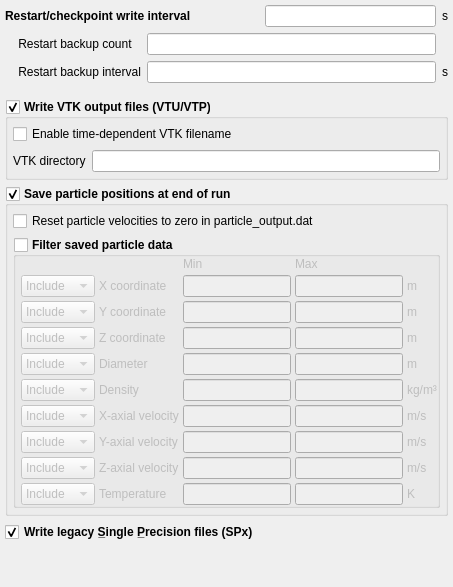
     <widget class="QWidget" name="page_basic">
      <layout class="QGridLayout" name="gridLayout">
       <property name="leftMargin">
        <number>5</number>
       </property>
       <property name="topMargin">
        <number>5</number>
       </property>
       <property name="rightMargin">
        <number>5</number>
       </property>
       <property name="bottomMargin">
        <number>5</number>
       </property>
       <item row="4" column="0" colspan="3">
        <widget class="QGroupBox" name="groupbox_write_part_out">
         <property name="font">
          <font>
           <weight>75</weight>
           <bold>true</bold>
          </font>
         </property>
         <property name="title">
          <string>Save particle positions at end of run</string>
         </property>
         <property name="flat">
          <bool>true</bool>
         </property>
         <property name="checkable">
          <bool>true</bool>
         </property>
         <layout class="QGridLayout" name="gridLayout_26">
          <property name="leftMargin">
           <number>5</number>
          </property>
          <property name="topMargin">
           <number>5</number>
          </property>
          <property name="rightMargin">
           <number>5</number>
          </property>
          <property name="bottomMargin">
           <number>5</number>
          </property>
          <item row="0" column="0">
           <widget class="CheckBox" name="checkbox_keyword_part_out_zero_vel">
            <property name="font">
             <font>
              <weight>50</weight>
              <bold>false</bold>
             </font>
            </property>
            <property name="text">
             <string>Reset particle velocities to zero in particle_output.dat</string>
            </property>
           </widget>
          </item>
          <item row="1" column="0">
           <widget class="QGroupBox" name="groupbox_filter_particles">
            <property name="font">
             <font>
              <weight>75</weight>
              <bold>true</bold>
             </font>
            </property>
            <property name="title">
             <string>Filter saved particle data</string>
            </property>
            <property name="flat">
             <bool>true</bool>
            </property>
            <property name="checkable">
             <bool>true</bool>
            </property>
            <property name="checked">
             <bool>false</bool>
            </property>
            <layout class="QGridLayout" name="gridLayout_30" columnstretch="0,0,0,0,0">
             <property name="leftMargin">
              <number>5</number>
             </property>
             <property name="topMargin">
              <number>0</number>
             </property>
             <property name="rightMargin">
              <number>0</number>
             </property>
             <property name="bottomMargin">
              <number>0</number>
             </property>
             <property name="spacing">
              <number>4</number>
             </property>
             <item row="5" column="2">
              <widget class="LineEdit" name="lineedit_keyword_part_out_density_min">
               <property name="font">
                <font>
                 <weight>50</weight>
                 <bold>false</bold>
                </font>
               </property>
              </widget>
             </item>
             <item row="6" column="4">
              <widget class="QLabel" name="label_filter_u_units">
               <property name="font">
                <font>
                 <weight>50</weight>
                 <bold>false</bold>
                </font>
               </property>
               <property name="text">
                <string>m/s</string>
               </property>
              </widget>
             </item>
             <item row="7" column="0">
              <widget class="QComboBox" name="combobox_filter_v">
               <property name="font">
                <font>
                 <weight>50</weight>
                 <bold>false</bold>
                </font>
               </property>
               <item>
                <property name="text">
                 <string>Include</string>
                </property>
               </item>
               <item>
                <property name="text">
                 <string>Exclude</string>
                </property>
               </item>
              </widget>
             </item>
             <item row="8" column="0">
              <widget class="QComboBox" name="combobox_filter_w">
               <property name="font">
                <font>
                 <weight>50</weight>
                 <bold>false</bold>
                </font>
               </property>
               <item>
                <property name="text">
                 <string>Include</string>
                </property>
               </item>
               <item>
                <property name="text">
                 <string>Exclude</string>
                </property>
               </item>
              </widget>
             </item>
             <item row="0" column="3">
              <widget class="QLabel" name="label_filter_max">
               <property name="font">
                <font>
                 <weight>50</weight>
                 <bold>false</bold>
                </font>
               </property>
               <property name="text">
                <string>Max</string>
               </property>
              </widget>
             </item>
             <item row="3" column="0">
              <widget class="QComboBox" name="combobox_filter_z">
               <property name="font">
                <font>
                 <weight>50</weight>
                 <bold>false</bold>
                </font>
               </property>
               <item>
                <property name="text">
                 <string>Include</string>
                </property>
               </item>
               <item>
                <property name="text">
                 <string>Exclude</string>
                </property>
               </item>
              </widget>
             </item>
             <item row="8" column="3">
              <widget class="LineEdit" name="lineedit_keyword_part_out_w_max">
               <property name="font">
                <font>
                 <weight>50</weight>
                 <bold>false</bold>
                </font>
               </property>
              </widget>
             </item>
             <item row="9" column="0">
              <widget class="QComboBox" name="combobox_filter_temp">
               <property name="font">
                <font>
                 <weight>50</weight>
                 <bold>false</bold>
                </font>
               </property>
               <item>
                <property name="text">
                 <string>Include</string>
                </property>
               </item>
               <item>
                <property name="text">
                 <string>Exclude</string>
                </property>
               </item>
              </widget>
             </item>
             <item row="1" column="4">
              <widget class="QLabel" name="label_filter_x_units">
               <property name="font">
                <font>
                 <weight>50</weight>
                 <bold>false</bold>
                </font>
               </property>
               <property name="text">
                <string>m</string>
               </property>
              </widget>
             </item>
             <item row="9" column="1">
              <widget class="QLabel" name="label_filter_temp">
               <property name="font">
                <font>
                 <weight>50</weight>
                 <bold>false</bold>
                </font>
               </property>
               <property name="text">
                <string>Temperature</string>
               </property>
              </widget>
             </item>
             <item row="9" column="3">
              <widget class="LineEdit" name="lineedit_keyword_part_out_temp_max">
               <property name="font">
                <font>
                 <weight>50</weight>
                 <bold>false</bold>
                </font>
               </property>
              </widget>
             </item>
             <item row="7" column="2">
              <widget class="LineEdit" name="lineedit_keyword_part_out_v_min">
               <property name="font">
                <font>
                 <weight>50</weight>
                 <bold>false</bold>
                </font>
               </property>
              </widget>
             </item>
             <item row="2" column="1">
              <widget class="QLabel" name="label_filter_y">
               <property name="font">
                <font>
                 <weight>50</weight>
                 <bold>false</bold>
                </font>
               </property>
               <property name="text">
                <string>Y coordinate</string>
               </property>
              </widget>
             </item>
             <item row="4" column="2">
              <widget class="LineEdit" name="lineedit_keyword_part_out_diameter_min">
               <property name="font">
                <font>
                 <weight>50</weight>
                 <bold>false</bold>
                </font>
               </property>
              </widget>
             </item>
             <item row="3" column="3">
              <widget class="LineEdit" name="lineedit_keyword_part_out_z_max">
               <property name="font">
                <font>
                 <weight>50</weight>
                 <bold>false</bold>
                </font>
               </property>
              </widget>
             </item>
             <item row="9" column="2">
              <widget class="LineEdit" name="lineedit_keyword_part_out_temp_min">
               <property name="font">
                <font>
                 <weight>50</weight>
                 <bold>false</bold>
                </font>
               </property>
              </widget>
             </item>
             <item row="6" column="3">
              <widget class="LineEdit" name="lineedit_keyword_part_out_u_max">
               <property name="font">
                <font>
                 <weight>50</weight>
                 <bold>false</bold>
                </font>
               </property>
              </widget>
             </item>
             <item row="6" column="0">
              <widget class="QComboBox" name="combobox_filter_u">
               <property name="font">
                <font>
                 <weight>50</weight>
                 <bold>false</bold>
                </font>
               </property>
               <item>
                <property name="text">
                 <string>Include</string>
                </property>
               </item>
               <item>
                <property name="text">
                 <string>Exclude</string>
                </property>
               </item>
              </widget>
             </item>
             <item row="4" column="3">
              <widget class="LineEdit" name="lineedit_keyword_part_out_diameter_max">
               <property name="font">
                <font>
                 <weight>50</weight>
                 <bold>false</bold>
                </font>
               </property>
              </widget>
             </item>
             <item row="7" column="3">
              <widget class="LineEdit" name="lineedit_keyword_part_out_v_max">
               <property name="font">
                <font>
                 <weight>50</weight>
                 <bold>false</bold>
                </font>
               </property>
              </widget>
             </item>
             <item row="6" column="2">
              <widget class="LineEdit" name="lineedit_keyword_part_out_u_min">
               <property name="font">
                <font>
                 <weight>50</weight>
                 <bold>false</bold>
                </font>
               </property>
              </widget>
             </item>
             <item row="7" column="1">
              <widget class="QLabel" name="label_filter_v">
               <property name="font">
                <font>
                 <weight>50</weight>
                 <bold>false</bold>
                </font>
               </property>
               <property name="text">
                <string>Y-axial velocity</string>
               </property>
              </widget>
             </item>
             <item row="0" column="2">
              <widget class="QLabel" name="label_filter_min">
               <property name="font">
                <font>
                 <weight>50</weight>
                 <bold>false</bold>
                </font>
               </property>
               <property name="text">
                <string>Min</string>
               </property>
              </widget>
             </item>
             <item row="8" column="4">
              <widget class="QLabel" name="label_filter_w_units">
               <property name="font">
                <font>
                 <weight>50</weight>
                 <bold>false</bold>
                </font>
               </property>
               <property name="text">
                <string>m/s</string>
               </property>
              </widget>
             </item>
             <item row="8" column="2">
              <widget class="LineEdit" name="lineedit_keyword_part_out_w_min">
               <property name="font">
                <font>
                 <weight>50</weight>
                 <bold>false</bold>
                </font>
               </property>
              </widget>
             </item>
             <item row="2" column="4">
              <widget class="QLabel" name="label_filter_y_units">
               <property name="font">
                <font>
                 <weight>50</weight>
                 <bold>false</bold>
                </font>
               </property>
               <property name="text">
                <string>m</string>
               </property>
              </widget>
             </item>
             <item row="2" column="0">
              <widget class="QComboBox" name="combobox_filter_y">
               <property name="font">
                <font>
                 <weight>50</weight>
                 <bold>false</bold>
                </font>
               </property>
               <item>
                <property name="text">
                 <string>Include</string>
                </property>
               </item>
               <item>
                <property name="text">
                 <string>Exclude</string>
                </property>
               </item>
              </widget>
             </item>
             <item row="3" column="2">
              <widget class="LineEdit" name="lineedit_keyword_part_out_z_min">
               <property name="font">
                <font>
                 <weight>50</weight>
                 <bold>false</bold>
                </font>
               </property>
              </widget>
             </item>
             <item row="4" column="1">
              <widget class="QLabel" name="label_filter_diameter">
               <property name="font">
                <font>
                 <weight>50</weight>
                 <bold>false</bold>
                </font>
               </property>
               <property name="text">
                <string>Diameter</string>
               </property>
              </widget>
             </item>
             <item row="9" column="4">
              <widget class="QLabel" name="label_filter_temp_units">
               <property name="font">
                <font>
                 <weight>50</weight>
                 <bold>false</bold>
                </font>
               </property>
               <property name="text">
                <string>K</string>
               </property>
              </widget>
             </item>
             <item row="1" column="0">
              <widget class="QComboBox" name="combobox_filter_x">
               <property name="font">
                <font>
                 <weight>50</weight>
                 <bold>false</bold>
                </font>
               </property>
               <item>
                <property name="text">
                 <string>Include</string>
                </property>
               </item>
               <item>
                <property name="text">
                 <string>Exclude</string>
                </property>
               </item>
              </widget>
             </item>
             <item row="5" column="4">
              <widget class="QLabel" name="label_filter_density_units">
               <property name="font">
                <font>
                 <weight>50</weight>
                 <bold>false</bold>
                </font>
               </property>
               <property name="text">
                <string>kg/m³</string>
               </property>
              </widget>
             </item>
             <item row="2" column="2">
              <widget class="LineEdit" name="lineedit_keyword_part_out_y_min">
               <property name="font">
                <font>
                 <weight>50</weight>
                 <bold>false</bold>
                </font>
               </property>
              </widget>
             </item>
             <item row="2" column="3">
              <widget class="LineEdit" name="lineedit_keyword_part_out_y_max">
               <property name="font">
                <font>
                 <weight>50</weight>
                 <bold>false</bold>
                </font>
               </property>
              </widget>
             </item>
             <item row="5" column="1">
              <widget class="QLabel" name="label_filter_density">
               <property name="font">
                <font>
                 <weight>50</weight>
                 <bold>false</bold>
                </font>
               </property>
               <property name="text">
                <string>Density</string>
               </property>
              </widget>
             </item>
             <item row="1" column="2">
              <widget class="LineEdit" name="lineedit_keyword_part_out_x_min">
               <property name="font">
                <font>
                 <weight>50</weight>
                 <bold>false</bold>
                </font>
               </property>
              </widget>
             </item>
             <item row="1" column="1">
              <widget class="QLabel" name="label_filter_x">
               <property name="font">
                <font>
                 <weight>50</weight>
                 <bold>false</bold>
                </font>
               </property>
               <property name="text">
                <string>X coordinate</string>
               </property>
              </widget>
             </item>
             <item row="7" column="4">
              <widget class="QLabel" name="label_filter_v_units">
               <property name="font">
                <font>
                 <weight>50</weight>
                 <bold>false</bold>
                </font>
               </property>
               <property name="text">
                <string>m/s</string>
               </property>
              </widget>
             </item>
             <item row="5" column="3">
              <widget class="LineEdit" name="lineedit_keyword_part_out_density_max">
               <property name="font">
                <font>
                 <weight>50</weight>
                 <bold>false</bold>
                </font>
               </property>
              </widget>
             </item>
             <item row="3" column="4">
              <widget class="QLabel" name="label_filter_z_units">
               <property name="font">
                <font>
                 <weight>50</weight>
                 <bold>false</bold>
                </font>
               </property>
               <property name="text">
                <string>m</string>
               </property>
              </widget>
             </item>
             <item row="1" column="3">
              <widget class="LineEdit" name="lineedit_keyword_part_out_x_max">
               <property name="font">
                <font>
                 <weight>50</weight>
                 <bold>false</bold>
                </font>
               </property>
              </widget>
             </item>
             <item row="3" column="1">
              <widget class="QLabel" name="label_filter_z">
               <property name="font">
                <font>
                 <weight>50</weight>
                 <bold>false</bold>
                </font>
               </property>
               <property name="text">
                <string>Z coordinate</string>
               </property>
              </widget>
             </item>
             <item row="6" column="1">
              <widget class="QLabel" name="label_filter_u">
               <property name="font">
                <font>
                 <weight>50</weight>
                 <bold>false</bold>
                </font>
               </property>
               <property name="text">
                <string>X-axial velocity</string>
               </property>
              </widget>
             </item>
             <item row="4" column="0">
              <widget class="QComboBox" name="combobox_filter_diameter">
               <property name="font">
                <font>
                 <weight>50</weight>
                 <bold>false</bold>
                </font>
               </property>
               <item>
                <property name="text">
                 <string>Include</string>
                </property>
               </item>
               <item>
                <property name="text">
                 <string>Exclude</string>
                </property>
               </item>
              </widget>
             </item>
             <item row="4" column="4">
              <widget class="QLabel" name="label_filter_diameter_units">
               <property name="font">
                <font>
                 <weight>50</weight>
                 <bold>false</bold>
                </font>
               </property>
               <property name="text">
                <string>m</string>
               </property>
              </widget>
             </item>
             <item row="8" column="1">
              <widget class="QLabel" name="label_filter_w">
               <property name="font">
                <font>
                 <weight>50</weight>
                 <bold>false</bold>
                </font>
               </property>
               <property name="text">
                <string>Z-axial velocity</string>
               </property>
              </widget>
             </item>
             <item row="5" column="0">
              <widget class="QComboBox" name="combobox_filter_density">
               <property name="font">
                <font>
                 <weight>50</weight>
                 <bold>false</bold>
                </font>
               </property>
               <item>
                <property name="text">
                 <string>Include</string>
                </property>
               </item>
               <item>
                <property name="text">
                 <string>Exclude</string>
                </property>
               </item>
              </widget>
             </item>
            </layout>
           </widget>
          </item>
         </layout>
        </widget>
       </item>
       <item row="2" column="0">
        <spacer name="verticalSpacer_4">
         <property name="orientation">
          <enum>Qt::Vertical</enum>
         </property>
         <property name="sizeType">
          <enum>QSizePolicy::Fixed</enum>
         </property>
         <property name="sizeHint" stdset="0">
          <size>
           <width>20</width>
           <height>10</height>
          </size>
         </property>
        </spacer>
       </item>
       <item row="5" column="0">
        <widget class="CheckBox" name="checkbox_spx">
         <property name="enabled">
          <bool>true</bool>
         </property>
         <property name="font">
          <font>
           <weight>75</weight>
           <bold>true</bold>
          </font>
         </property>
         <property name="toolTip">
          <string/>
         </property>
         <property name="text">
          <string>Write legacy S̲ingle P̲recision files (SPx)</string>
         </property>
         <property name="checkable">
          <bool>true</bool>
         </property>
         <property name="checked">
          <bool>true</bool>
         </property>
        </widget>
       </item>
       <item row="0" column="2">
        <widget class="QLabel" name="label_res_dt_units">
         <property name="text">
          <string>s</string>
         </property>
        </widget>
       </item>
       <item row="3" column="0" colspan="3">
        <widget class="QGroupBox" name="groupbox_write_vtk_files">
         <property name="font">
          <font>
           <weight>75</weight>
           <bold>true</bold>
          </font>
         </property>
         <property name="title">
          <string>Write VTK output files (VTU/VTP)</string>
         </property>
         <property name="flat">
          <bool>true</bool>
         </property>
         <property name="checkable">
          <bool>true</bool>
         </property>
         <layout class="QGridLayout" name="gridLayout_5">
          <property name="leftMargin">
           <number>5</number>
          </property>
          <property name="topMargin">
           <number>5</number>
          </property>
          <property name="rightMargin">
           <number>5</number>
          </property>
          <property name="bottomMargin">
           <number>5</number>
          </property>
          <item row="1" column="0">
           <widget class="QLabel" name="label_vtu_dir">
            <property name="font">
             <font>
              <weight>50</weight>
              <bold>false</bold>
             </font>
            </property>
            <property name="text">
             <string>VTK directory</string>
            </property>
           </widget>
          </item>
          <item row="0" column="0" colspan="2">
           <widget class="CheckBox" name="checkbox_keyword_time_dependent_filename">
            <property name="font">
             <font>
              <weight>50</weight>
              <bold>false</bold>
             </font>
            </property>
            <property name="text">
             <string>Enable time-dependent VTK filename</string>
            </property>
           </widget>
          </item>
          <item row="1" column="1">
           <widget class="LineEdit" name="lineedit_keyword_vtu_dir">
            <property name="font">
             <font>
              <weight>50</weight>
              <bold>false</bold>
             </font>
            </property>
           </widget>
          </item>
         </layout>
        </widget>
       </item>
       <item row="6" column="0" colspan="2">
        <spacer name="verticalSpacer">
         <property name="orientation">
          <enum>Qt::Vertical</enum>
         </property>
         <property name="sizeHint" stdset="0">
          <size>
           <width>20</width>
           <height>40</height>
          </size>
         </property>
        </spacer>
       </item>
       <item row="0" column="0">
        <widget class="QLabel" name="label_res_dt">
         <property name="font">
          <font>
           <weight>75</weight>
           <bold>true</bold>
          </font>
         </property>
         <property name="text">
          <string>Restart/checkpoint write interval</string>
         </property>
        </widget>
       </item>
       <item row="1" column="0" colspan="3">
        <layout class="QGridLayout" name="gridlayout_res_backup">
         <item row="0" column="1">
          <widget class="LineEdit" name="lineedit_keyword_res_backup_dt"/>
         </item>
         <item row="1" column="0">
          <widget class="QLabel" name="label_res_backup_dt">
           <property name="text">
            <string>    Restart backup interval</string>
           </property>
          </widget>
         </item>
         <item row="1" column="1">
          <widget class="LineEdit" name="lineedit_keyword_res_backups"/>
         </item>
         <item row="1" column="2">
          <widget class="QLabel" name="label_res_backup_dt_units">
           <property name="text">
            <string>s</string>
           </property>
          </widget>
         </item>
         <item row="0" column="0">
          <widget class="QLabel" name="label_res_backups">
           <property name="text">
            <string>    Restart backup count</string>
           </property>
           <property name="margin">
            <number>0</number>
           </property>
          </widget>
         </item>
        </layout>
       </item>
       <item row="0" column="1">
        <widget class="LineEdit" name="lineedit_keyword_res_dt"/>
       </item>
      </layout>
     </widget>
